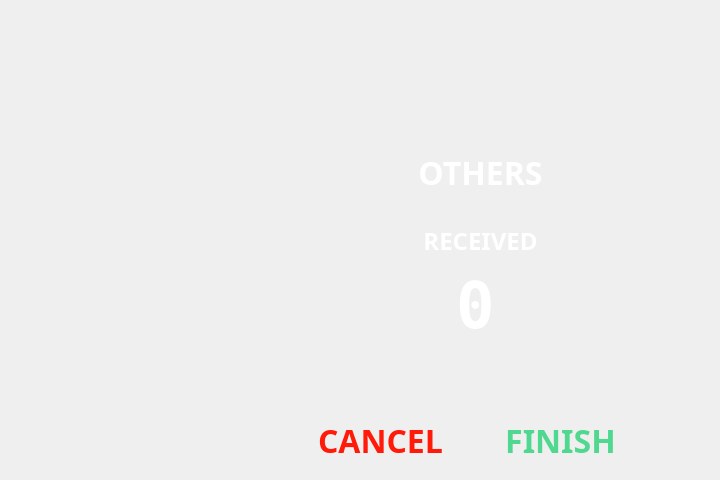
     <widget class="QWidget" name="page_others">
      <widget class="QLabel" name="othersLabel">
       <property name="geometry">
        <rect>
         <x>280</x>
         <y>150</y>
         <width>401</width>
         <height>41</height>
        </rect>
       </property>
       <property name="font">
        <font>
         <family>Avenir Next</family>
         <pointsize>24</pointsize>
         <weight>75</weight>
         <bold>true</bold>
        </font>
       </property>
       <property name="styleSheet">
        <string notr="true">color: rgb(255, 255, 255);
background-color: rgba(255, 255, 255, 0);</string>
       </property>
       <property name="text">
        <string>OTHERS</string>
       </property>
       <property name="alignment">
        <set>Qt::AlignHCenter|Qt::AlignTop</set>
       </property>
      </widget>
      <widget class="QLabel" name="totalLabel_6">
       <property name="geometry">
        <rect>
         <x>380</x>
         <y>220</y>
         <width>201</width>
         <height>41</height>
        </rect>
       </property>
       <property name="font">
        <font>
         <family>Avenir Next</family>
         <pointsize>18</pointsize>
         <weight>75</weight>
         <bold>true</bold>
        </font>
       </property>
       <property name="styleSheet">
        <string notr="true">color: rgb(255, 255, 255);
background-color: rgba(255, 255, 255, 0);</string>
       </property>
       <property name="text">
        <string>RECEIVED</string>
       </property>
       <property name="alignment">
        <set>Qt::AlignCenter</set>
       </property>
      </widget>
      <widget class="QLabel" name="cancelbn_others">
       <property name="geometry">
        <rect>
         <x>290</x>
         <y>410</y>
         <width>181</width>
         <height>61</height>
        </rect>
       </property>
       <property name="font">
        <font>
         <family>Avenir Next</family>
         <pointsize>24</pointsize>
         <weight>75</weight>
         <bold>true</bold>
        </font>
       </property>
       <property name="styleSheet">
        <string notr="true">color: rgb(255, 26, 9);
background-color: rgba(255, 0, 15, 0);</string>
       </property>
       <property name="text">
        <string>CANCEL</string>
       </property>
       <property name="alignment">
        <set>Qt::AlignCenter</set>
       </property>
       <property name="margin">
        <number>0</number>
       </property>
       <property name="indent">
        <number>-1</number>
       </property>
      </widget>
      <widget class="QLabel" name="finishbn_others">
       <property name="geometry">
        <rect>
         <x>470</x>
         <y>410</y>
         <width>181</width>
         <height>61</height>
        </rect>
       </property>
       <property name="font">
        <font>
         <family>Avenir Next</family>
         <pointsize>24</pointsize>
         <weight>75</weight>
         <bold>true</bold>
        </font>
       </property>
       <property name="styleSheet">
        <string notr="true">color: rgb(80,216,144);
background-color:rgba(0, 255, 0, 0);</string>
       </property>
       <property name="text">
        <string>FINISH</string>
       </property>
       <property name="alignment">
        <set>Qt::AlignCenter</set>
       </property>
       <property name="margin">
        <number>0</number>
       </property>
       <property name="indent">
        <number>-1</number>
       </property>
      </widget>
      <widget class="QLabel" name="receiveCnt_others">
       <property name="geometry">
        <rect>
         <x>240</x>
         <y>260</y>
         <width>471</width>
         <height>91</height>
        </rect>
       </property>
       <property name="font">
        <font>
         <family>Inconsolata</family>
         <pointsize>48</pointsize>
         <weight>75</weight>
         <bold>true</bold>
        </font>
       </property>
       <property name="styleSheet">
        <string notr="true">color: rgb(255, 255, 255);</string>
       </property>
       <property name="text">
        <string>0</string>
       </property>
       <property name="alignment">
        <set>Qt::AlignCenter</set>
       </property>
      </widget>
     </widget>
